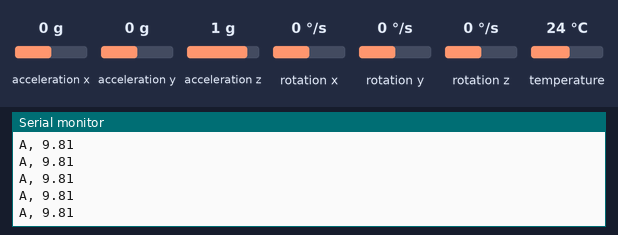
A sketch run on a simulated ESP32. Parts: the last lines printed to the serial monitor. The inputs (shaded band) are chosen by the test bench; at power-on: acceleration x 0 g, acceleration y 0 g, acceleration z 1 g, rotation x 0 °/s, rotation y 0 °/s, rotation z 0 °/s, temperature 24 °C. WiFi joins after 1.5 s; servers stay silent unless stated.

Above: at 3.2 s.
3.3 s: acceleration x set to -1.4 g
At 3.56 s:
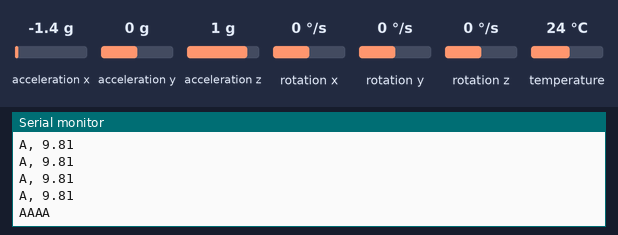
5.1 s: acceleration y set to -1.4 g
At 5.16 s:
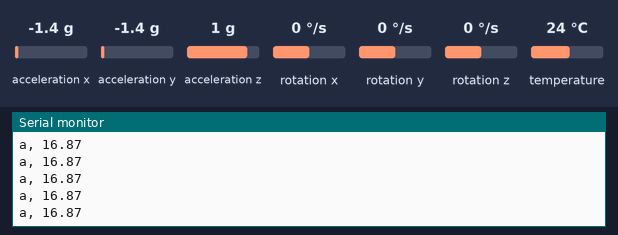
6.6 s: acceleration z set to -1.4 g
At 6.76 s:
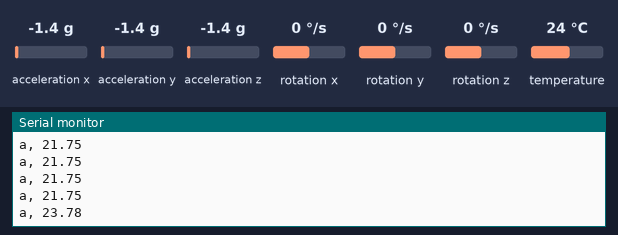
Timing chart, 0 to 9.6 s (numbered marks = the images above; inputs shaded):
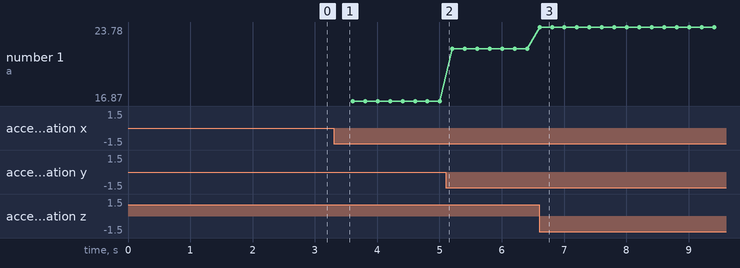

Measured:
- after the input at 3.3 s, the serial monitor: prints a new line after 0.11 s (image 1)
- after the input at 6.6 s, the serial monitor: prints a new line at once (image 3)
- plotted number 1: 16.87 → 21.75 after the input at 5.1 s, 21.75 → 23.78 after the input at 6.6 s

The sketch:

client_A.ino
```cpp
#include <WiFi.h>
#include <WiFiUdp.h>
#include <Wire.h>
#include <Adafruit_MPU6050.h>
#include <Adafruit_Sensor.h>

// WiFi 設定
const char* ssid = "felixman";       // WiFi 名稱
const char* password = "felixman";   // WiFi 密碼

// UDP 設定
WiFiUDP udp;
const char* udpAddress = "192.168.1.230"; // 目標裝置 IP，修改為接收端 IP
const int udpPort = 16888;                // 目標 Port

// MPU6050 設定
Adafruit_MPU6050 mpu;

// 震動閾值 (根據需求調整，單位：m/s²)
#define VIBRATION_THRESHOLD_1 10.5
#define VIBRATION_THRESHOLD_2 9.5

// 時間變數
unsigned long lastSensorReadTime = 0; // 上一次讀取感測器的時間
unsigned long lastMessageTime = 0;   // 上一次傳送訊息的時間
unsigned long delayDuration = 200;   // 預設傳送間隔 (毫秒)
unsigned long vibrationPause = 15000; // 震動後暫停時間 (毫秒)
bool inPause = false;                 // 是否處於震動暫停狀態

void setup() {
  // Serial 設定
  Serial.begin(115200);

  // WiFi 連線
  WiFi.begin(ssid, password);
  Serial.print("連線中");
  while (WiFi.status() != WL_CONNECTED) {
    delay(1000);
    Serial.print(".");
  }
  Serial.println("\nWiFi 已連線！");
  Serial.print("IP 位址: ");
  Serial.println(WiFi.localIP());

  // 初始化 MPU6050
  if (!mpu.begin()) {
    Serial.println("MPU6050 初始化失敗！");
    while (1);
  }
  Serial.println("MPU6050 初始化成功！");

  mpu.setAccelerometerRange(MPU6050_RANGE_8_G);
  mpu.setGyroRange(MPU6050_RANGE_500_DEG);
  mpu.setFilterBandwidth(MPU6050_BAND_21_HZ);

  Serial.println("系統已準備好！");
}

void loop() {
  unsigned long currentTime = millis();

  // 確保每 200ms 讀取一次感測器數據
  if (currentTime - lastSensorReadTime >= delayDuration) {
    lastSensorReadTime = currentTime;

    sensors_event_t a, g, temp;
    mpu.getEvent(&a, &g, &temp);

    // 計算加速度的變化幅度
    float accelerationMagnitude = sqrt(
        a.acceleration.x * a.acceleration.x +
        a.acceleration.y * a.acceleration.y +
        a.acceleration.z * a.acceleration.z);

    String message; // 傳送訊息

    if (inPause) {
      // 暫停期間，發送 "a, accelerationMagnitude"
      message = "a, " + String(accelerationMagnitude);
      Serial.println(message);
    } else {
      // 偵測震動並組成訊息
      if (accelerationMagnitude > VIBRATION_THRESHOLD_1 || accelerationMagnitude < VIBRATION_THRESHOLD_2) {
        message = "AAAA";
        Serial.println(message);

        // 發送 UDP 訊息
        udp.beginPacket(udpAddress, udpPort);
        udp.print(message);
        udp.endPacket();

        // 設定為暫停狀態
        inPause = true;
        lastSensorReadTime = currentTime; // 記錄暫停開始時間
      } else {
        message = "A, " + String(accelerationMagnitude);
        Serial.println(message);
      }
    }

    // 每隔 delayDuration 發送訊息
    udp.beginPacket(udpAddress, udpPort);
    udp.print(message);
    udp.endPacket();

    // 結束暫停狀態
    if (inPause && (currentTime - lastSensorReadTime >= vibrationPause)) {
      inPause = false;
    }
  }
}
```
